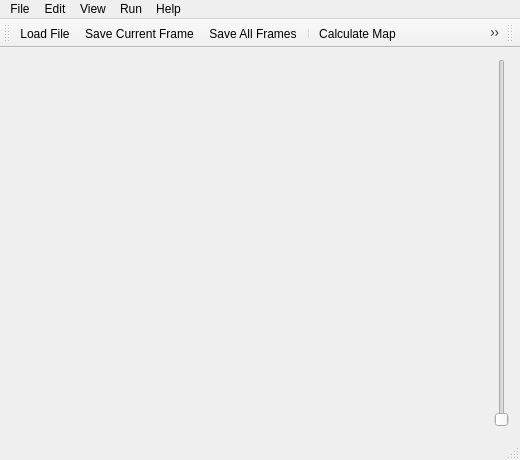
<?xml version="1.0" encoding="UTF-8"?>
<ui version="4.0">
 <class>MainWindow</class>
 <widget class="QMainWindow" name="MainWindow">
  <property name="geometry">
   <rect>
    <x>0</x>
    <y>0</y>
    <width>520</width>
    <height>460</height>
   </rect>
  </property>
  <widget class="QWidget" name="centralWidget">
   <layout class="QGridLayout" name="gridLayout">
    <item row="0" column="0">
     <layout class="QHBoxLayout" name="horizontalLayout">
      <item>
       <widget class="EMapScale2D" name="scaleWidget2D" native="true"/>
      </item>
      <item>
       <widget class="EMapWidget2D" name="drawingWidget2D" native="true"/>
      </item>
      <item>
       <widget class="QSlider" name="sliderLevel">
        <property name="orientation">
         <enum>Qt::Vertical</enum>
        </property>
       </widget>
      </item>
     </layout>
    </item>
   </layout>
  </widget>
  <widget class="QMenuBar" name="menuBar">
   <property name="geometry">
    <rect>
     <x>0</x>
     <y>0</y>
     <width>520</width>
     <height>24</height>
    </rect>
   </property>
   <widget class="QMenu" name="menuFile">
    <property name="title">
     <string>File</string>
    </property>
    <addaction name="actionLoad_File"/>
    <addaction name="actionSave_Current_Frame"/>
    <addaction name="actionSave_All_Frames"/>
    <addaction name="separator"/>
    <addaction name="actionExport_Map"/>
    <addaction name="separator"/>
    <addaction name="actionQuit"/>
   </widget>
   <widget class="QMenu" name="menuEdit">
    <property name="title">
     <string>Edit</string>
    </property>
    <addaction name="actionPre_render_Images"/>
    <addaction name="actionPreferences"/>
   </widget>
   <widget class="QMenu" name="menuView">
    <property name="title">
     <string>View</string>
    </property>
    <addaction name="actionDraw_Atoms"/>
    <addaction name="actionDraw_Atom_Labels"/>
    <addaction name="actionDraw_Axes"/>
   </widget>
   <widget class="QMenu" name="menuRun">
    <property name="title">
     <string>Run</string>
    </property>
    <addaction name="actionCalculate_Map"/>
    <addaction name="actionRender_Images"/>
   </widget>
   <widget class="QMenu" name="menuHelp">
    <property name="title">
     <string>Help</string>
    </property>
    <addaction name="actionAbout_ProfexED"/>
   </widget>
   <addaction name="menuFile"/>
   <addaction name="menuEdit"/>
   <addaction name="menuView"/>
   <addaction name="menuRun"/>
   <addaction name="menuHelp"/>
  </widget>
  <widget class="QToolBar" name="mainToolBar">
   <property name="windowTitle">
    <string>Main Toolbar</string>
   </property>
   <attribute name="toolBarArea">
    <enum>TopToolBarArea</enum>
   </attribute>
   <attribute name="toolBarBreak">
    <bool>false</bool>
   </attribute>
   <addaction name="actionLoad_File"/>
   <addaction name="actionSave_Current_Frame"/>
   <addaction name="actionSave_All_Frames"/>
   <addaction name="separator"/>
   <addaction name="actionCalculate_Map"/>
   <addaction name="actionRender_Images"/>
  </widget>
  <widget class="QStatusBar" name="statusBar"/>
  <widget class="QToolBar" name="parameterToolBar">
   <property name="windowTitle">
    <string>toolBar</string>
   </property>
   <attribute name="toolBarArea">
    <enum>TopToolBarArea</enum>
   </attribute>
   <attribute name="toolBarBreak">
    <bool>false</bool>
   </attribute>
  </widget>
  <action name="actionQuit">
   <property name="icon">
    <iconset theme="profex-exit">
     <normaloff>.</normaloff>.</iconset>
   </property>
   <property name="text">
    <string>Quit</string>
   </property>
  </action>
  <action name="actionLoad_File">
   <property name="icon">
    <iconset theme="profex-folder-text">
     <normaloff>.</normaloff>.</iconset>
   </property>
   <property name="text">
    <string>Load File...</string>
   </property>
   <property name="shortcut">
    <string>Ctrl+O</string>
   </property>
  </action>
  <action name="actionSave_Current_Frame">
   <property name="icon">
    <iconset theme="profex-save">
     <normaloff>.</normaloff>.</iconset>
   </property>
   <property name="text">
    <string>Save Current Frame...</string>
   </property>
   <property name="shortcut">
    <string>Ctrl+S</string>
   </property>
  </action>
  <action name="actionSave_All_Frames">
   <property name="icon">
    <iconset theme="profex-save-all">
     <normaloff>.</normaloff>.</iconset>
   </property>
   <property name="text">
    <string>Save All Frames...</string>
   </property>
   <property name="shortcut">
    <string>Ctrl+Shift+S</string>
   </property>
  </action>
  <action name="actionPreferences">
   <property name="icon">
    <iconset theme="profex-preferences">
     <normaloff>.</normaloff>.</iconset>
   </property>
   <property name="text">
    <string>Preferences...</string>
   </property>
  </action>
  <action name="actionCalculate_Map">
   <property name="icon">
    <iconset theme="profex-run">
     <normaloff>.</normaloff>.</iconset>
   </property>
   <property name="text">
    <string>Calculate Map</string>
   </property>
  </action>
  <action name="actionRender_Images">
   <property name="icon">
    <iconset theme="profex-export-image">
     <normaloff>.</normaloff>.</iconset>
   </property>
   <property name="text">
    <string>Render Images</string>
   </property>
  </action>
  <action name="actionPre_render_Images">
   <property name="checkable">
    <bool>true</bool>
   </property>
   <property name="text">
    <string>Pre-render Images</string>
   </property>
  </action>
  <action name="actionDraw_Atoms">
   <property name="checkable">
    <bool>true</bool>
   </property>
   <property name="text">
    <string>Draw Atoms</string>
   </property>
  </action>
  <action name="actionDraw_Atom_Labels">
   <property name="checkable">
    <bool>true</bool>
   </property>
   <property name="text">
    <string>Draw Atom Labels</string>
   </property>
  </action>
  <action name="actionDraw_Axes">
   <property name="checkable">
    <bool>true</bool>
   </property>
   <property name="text">
    <string>Draw Axes</string>
   </property>
  </action>
  <action name="actionAbout_ProfexED">
   <property name="text">
    <string>About ProfexED</string>
   </property>
  </action>
  <action name="actionExport_Map">
   <property name="text">
    <string>Export Map Data...</string>
   </property>
   <property name="toolTip">
    <string>Export raw electron density data</string>
   </property>
  </action>
 </widget>
 <layoutdefault spacing="6" margin="11"/>
 <customwidgets>
  <customwidget>
   <class>EMapScale2D</class>
   <extends>QWidget</extends>
   <header>emapscale2d.h</header>
   <container>1</container>
  </customwidget>
  <customwidget>
   <class>EMapWidget2D</class>
   <extends>QWidget</extends>
   <header>emapwidget2d.h</header>
   <container>1</container>
   <slots>
    <slot>toggleAtoms(bool)</slot>
    <slot>toggleAxes(bool)</slot>
    <slot>toggleAtomLabels(bool)</slot>
   </slots>
  </customwidget>
 </customwidgets>
 <tabstops>
  <tabstop>sliderLevel</tabstop>
 </tabstops>
 <resources/>
 <connections>
  <connection>
   <sender>actionQuit</sender>
   <signal>triggered()</signal>
   <receiver>MainWindow</receiver>
   <slot>close()</slot>
   <hints>
    <hint type="sourcelabel">
     <x>-1</x>
     <y>-1</y>
    </hint>
    <hint type="destinationlabel">
     <x>436</x>
     <y>312</y>
    </hint>
   </hints>
  </connection>
  <connection>
   <sender>actionDraw_Atom_Labels</sender>
   <signal>toggled(bool)</signal>
   <receiver>drawingWidget2D</receiver>
   <slot>toggleAtomLabels(bool)</slot>
   <hints>
    <hint type="sourcelabel">
     <x>-1</x>
     <y>-1</y>
    </hint>
    <hint type="destinationlabel">
     <x>429</x>
     <y>337</y>
    </hint>
   </hints>
  </connection>
  <connection>
   <sender>actionDraw_Atoms</sender>
   <signal>toggled(bool)</signal>
   <receiver>drawingWidget2D</receiver>
   <slot>toggleAtoms(bool)</slot>
   <hints>
    <hint type="sourcelabel">
     <x>-1</x>
     <y>-1</y>
    </hint>
    <hint type="destinationlabel">
     <x>429</x>
     <y>337</y>
    </hint>
   </hints>
  </connection>
  <connection>
   <sender>actionDraw_Axes</sender>
   <signal>toggled(bool)</signal>
   <receiver>drawingWidget2D</receiver>
   <slot>toggleAxes(bool)</slot>
   <hints>
    <hint type="sourcelabel">
     <x>-1</x>
     <y>-1</y>
    </hint>
    <hint type="destinationlabel">
     <x>429</x>
     <y>337</y>
    </hint>
   </hints>
  </connection>
  <connection>
   <sender>actionPreferences</sender>
   <signal>triggered()</signal>
   <receiver>MainWindow</receiver>
   <slot>preferences()</slot>
   <hints>
    <hint type="sourcelabel">
     <x>-1</x>
     <y>-1</y>
    </hint>
    <hint type="destinationlabel">
     <x>259</x>
     <y>229</y>
    </hint>
   </hints>
  </connection>
  <connection>
   <sender>actionLoad_File</sender>
   <signal>triggered()</signal>
   <receiver>MainWindow</receiver>
   <slot>loadFile()</slot>
   <hints>
    <hint type="sourcelabel">
     <x>-1</x>
     <y>-1</y>
    </hint>
    <hint type="destinationlabel">
     <x>259</x>
     <y>229</y>
    </hint>
   </hints>
  </connection>
  <connection>
   <sender>actionCalculate_Map</sender>
   <signal>triggered()</signal>
   <receiver>MainWindow</receiver>
   <slot>calculateMap()</slot>
   <hints>
    <hint type="sourcelabel">
     <x>-1</x>
     <y>-1</y>
    </hint>
    <hint type="destinationlabel">
     <x>259</x>
     <y>229</y>
    </hint>
   </hints>
  </connection>
  <connection>
   <sender>actionRender_Images</sender>
   <signal>triggered()</signal>
   <receiver>MainWindow</receiver>
   <slot>renderImages()</slot>
   <hints>
    <hint type="sourcelabel">
     <x>-1</x>
     <y>-1</y>
    </hint>
    <hint type="destinationlabel">
     <x>259</x>
     <y>229</y>
    </hint>
   </hints>
  </connection>
  <connection>
   <sender>actionSave_All_Frames</sender>
   <signal>triggered()</signal>
   <receiver>MainWindow</receiver>
   <slot>saveAll()</slot>
   <hints>
    <hint type="sourcelabel">
     <x>-1</x>
     <y>-1</y>
    </hint>
    <hint type="destinationlabel">
     <x>259</x>
     <y>229</y>
    </hint>
   </hints>
  </connection>
  <connection>
   <sender>actionSave_Current_Frame</sender>
   <signal>triggered()</signal>
   <receiver>MainWindow</receiver>
   <slot>saveCurrent()</slot>
   <hints>
    <hint type="sourcelabel">
     <x>-1</x>
     <y>-1</y>
    </hint>
    <hint type="destinationlabel">
     <x>259</x>
     <y>229</y>
    </hint>
   </hints>
  </connection>
  <connection>
   <sender>sliderLevel</sender>
   <signal>valueChanged(int)</signal>
   <receiver>MainWindow</receiver>
   <slot>currentLevelChanged(int)</slot>
   <hints>
    <hint type="sourcelabel">
     <x>497</x>
     <y>337</y>
    </hint>
    <hint type="destinationlabel">
     <x>259</x>
     <y>229</y>
    </hint>
   </hints>
  </connection>
  <connection>
   <sender>actionAbout_ProfexED</sender>
   <signal>triggered()</signal>
   <receiver>MainWindow</receiver>
   <slot>helpAbout()</slot>
   <hints>
    <hint type="sourcelabel">
     <x>-1</x>
     <y>-1</y>
    </hint>
    <hint type="destinationlabel">
     <x>259</x>
     <y>229</y>
    </hint>
   </hints>
  </connection>
  <connection>
   <sender>actionExport_Map</sender>
   <signal>triggered()</signal>
   <receiver>MainWindow</receiver>
   <slot>saveRawMap()</slot>
   <hints>
    <hint type="sourcelabel">
     <x>-1</x>
     <y>-1</y>
    </hint>
    <hint type="destinationlabel">
     <x>259</x>
     <y>229</y>
    </hint>
   </hints>
  </connection>
 </connections>
 <slots>
  <slot>preferences()</slot>
  <slot>loadFile()</slot>
  <slot>saveCurrent()</slot>
  <slot>saveAll()</slot>
  <slot>renderImages()</slot>
  <slot>calculateMap()</slot>
  <slot>currentLevelChanged(int)</slot>
  <slot>helpAbout()</slot>
  <slot>saveRawMap()</slot>
 </slots>
</ui>
